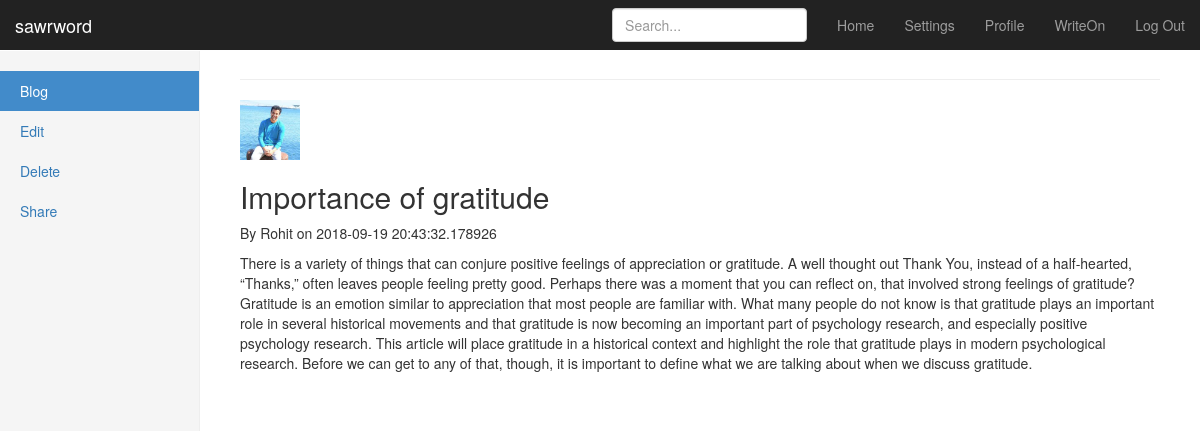
The page /article/2 (signed in) on the database its author committed.
### sawrword/models.py (models this page shows, shortened)
class User(UserMixin, db.Model):
	id = db.Column(db.Integer, primary_key=True)
	firstname = db.Column(db.String(20))
	lastname = db.Column(db.String(20))
	username = db.Column(db.String(50), unique=True)
	image_file = db.Column(db.String(20), nullable=False, default='default.jpg')
	email = db.Column(db.String(50), unique=True)
	password = db.Column(db.String(80))
	posts = db.relationship('Post', backref='author', lazy=True)
	articles = db.relationship('Article', backref='author', lazy=True)
	journals = db.relationship('Journal', backref='author', lazy=True)
	notes  = db.relationship('Note', backref='author', lazy=True)
	subscriptions = db.relationship('Subscription', backref='author', lazy=True)

class Article(UserMixin, db.Model):
	id = db.Column(db.Integer, primary_key=True)
	title = db.Column(db.String(100), nullable=False)
	date_posted = db.Column(db.DateTime, nullable=False, default=datetime.utcnow)
	content = db.Column(db.Text, nullable=False)
	user_id = db.Column(db.Integer, db.ForeignKey('user.id'), nullable=False)

### sawrword/routes.py (the view)
@app.route('/article/<int:article_id>')
def article(article_id):
	article =Article.query.get_or_404(article_id)
	img_file = url_for('static', filename='display_pics/' + current_user.image_file)
	return render_template('article.html',  image_file=img_file, title=article.title, article=article)

### sawrword/routes.py (called while the page is built)
@login_manager.user_loader
def load_user(user_id):
	return User.query.get(int(user_id))

### sawrword/templates/article.html (shortened to what this page needs)
{% extends "bootstrap/base.html" %}
{% block styles %}
{{super()}}
<link rel="stylesheet" href="{{url_for('.static', filename='dashboard.css')}}">
{% endblock %}
{% block content %}
    <nav class="navbar navbar-inverse navbar-fixed-top">
      <div class="container-fluid">
        <div class="navbar-header">
          <a class="navbar-brand" href="{{ url_for('index') }}">sawrword</a>
        </div>
        <div id="navbar" class="navbar-collapse collapse">
          <ul class="nav navbar-nav navbar-right">
            <li><a href="{{ url_for('dashboard') }}">Home</a></li>
            <li><a href="#">Settings</a></li>
            <li><a href="{{ url_for('profile') }}">Profile</a></li>
            <li><a href="{{ url_for('notepad') }}">WriteOn</a></li>
            <li><a href="{{ url_for('logout') }}">Log Out</a></li>
          </ul>
          <form class="navbar-form navbar-right">
            <input type="text" class="form-control" placeholder="Search...">
          </form>
        </div>
      </div>
    </nav>
    <div class="container-fluid">
      <div class="row">
        <div class="col-sm-3 col-md-2 sidebar">
          <ul class="nav nav-sidebar">
            <li class="active"><a href="{{url_for('blog_home')}}">Blog<span class="sr-only">(current)</span></a></li>
            <li><a href="{{ url_for('update_article',article_id=article.id)}}">Edit</a></li>
            <li><a href="#">Delete</a></li>
            <li><a href="#">Share</a></li>
          </ul>
        </div>
        <div class="col-sm-9 col-sm-offset-3 col-md-10 col-md-offset-2 main">
          <h1 class="page-header">{{ name }}</h1>
         </body>
          <article class="media content section">
           <div class="media-body">
            <div class="article-metadata">
          <img class="rounded-circle article-img" src="{{ url_for('static', filename='display_pics/' + article.author.image_file) }}" width="60" height="60">
           <h2 class="article-title">{{ article.title }} </h2>
           <p class="article-content">By {{ article.author.firstname }} on {{ article.date_posted }} </p>
           <p class="article-content">{{ article.content }} </p>
         </div>
          </article>
         <body>
{% endblock %}

### sawrword/static/dashboard.css (style rules this page uses)
body { padding-top: 50px; }
.navbar-fixed-top { border: 0; }
.sidebar { display: none; }
@media (min-width: 768px) { .sidebar { position: fixed; top: 51px; bottom: 0; left: 0; z-index: 1000; display: block; padding: 20px; overflow-x: hidden; overflow-y: auto; background-color: #f5f5f5; border-right: 1px solid #eee; } }
.nav-sidebar { margin-right: -21px; margin-bottom: 20px; margin-left: -20px; }
.nav-sidebar > li > a { padding-right: 20px; padding-left: 20px; }
.nav-sidebar > .active > a, .nav-sidebar > .active > a:hover, .nav-sidebar > .active > a:focus { color: #fff; background-color: #428bca; }
.main { padding: 20px; }
@media (min-width: 768px) { .main { padding-right: 40px; padding-left: 40px; } }
.main .page-header { margin-top: 0; }

### rows shown on the page
User: image_file (picture), author.firstname "Rohit"
Article: title "Importance of gratitude", date_posted "2018-09-19 20:43:32.178926", content "There is a variety of things that can conjure positive feelings of appreciation or gratitude. A well thought out Thank You, instead of a half-hearted, “Thanks,” often leaves people feeling pretty good. Perhaps there was a moment that you can reflect on, that involved strong feelings of gratitude? Gratitude is an emotion similar to appreciation that most people are familiar with. What many people do not know is that gratitude plays an important role in several historical movements and that gratitude is now becoming an important part of psychology research, and especially positive psychology research. This article will place gratitude in a historical context and highlight the role that…"
